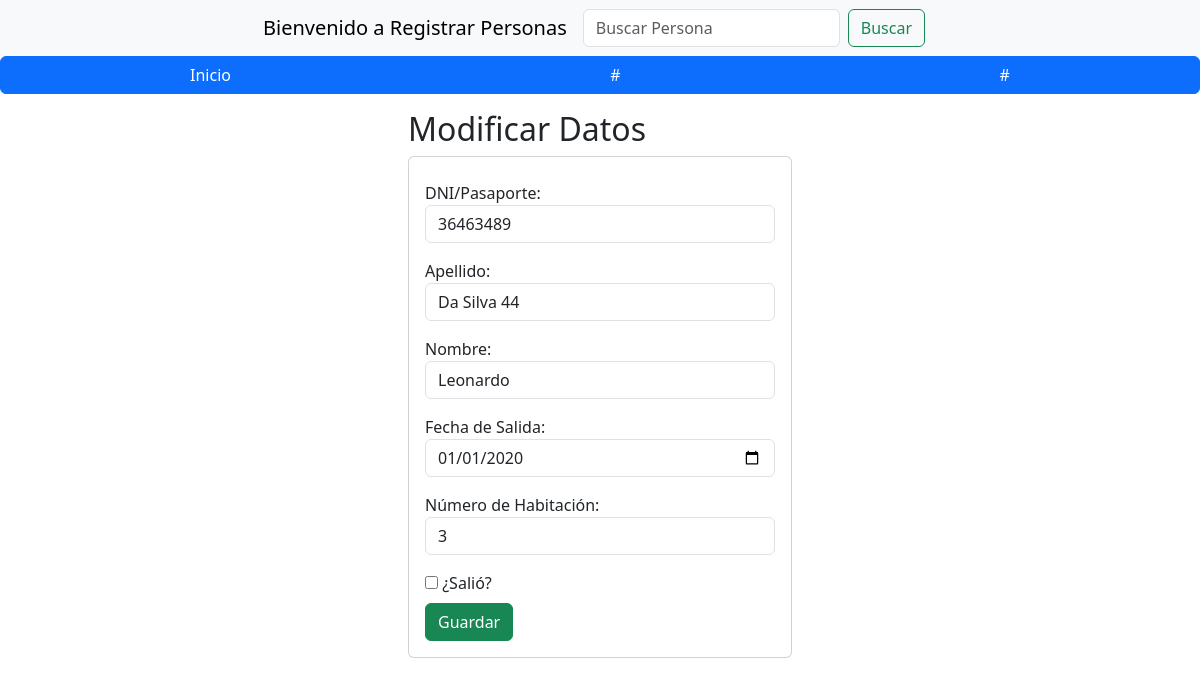
Before: /edicionPersona/36463489 with the older database file.
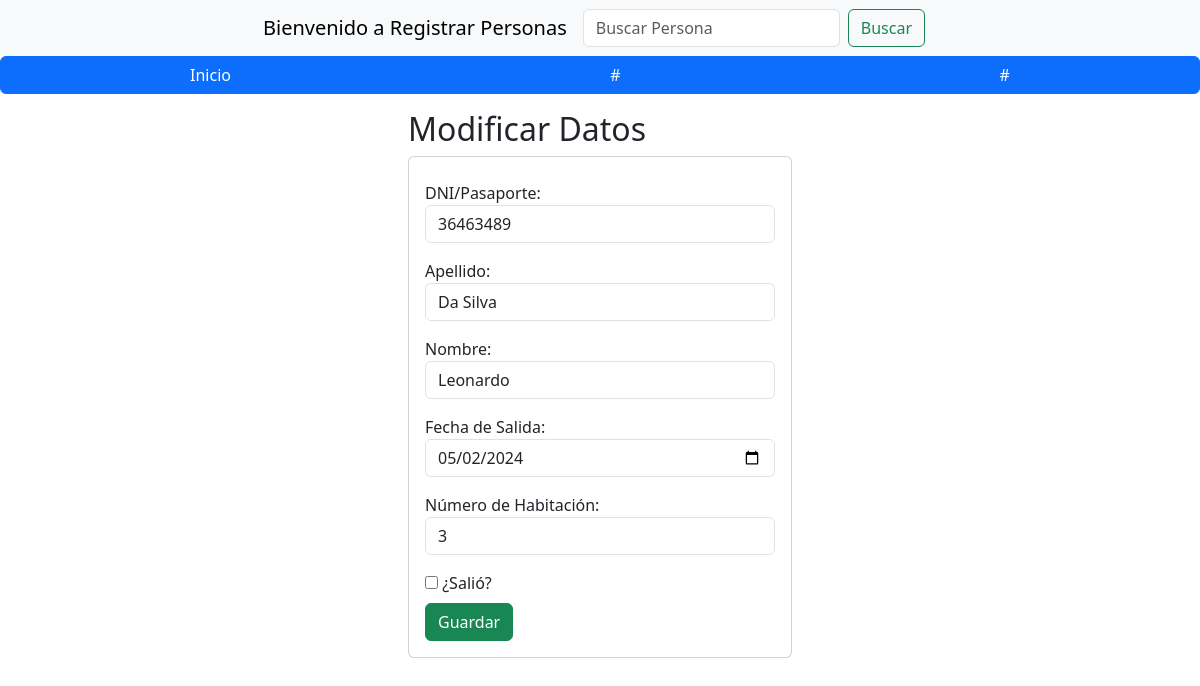
After: the same page with the newer database file.
### registrosABM/models.py (models this page shows, shortened)
class Persona(models.Model):
    nombre = models.CharField(max_length=50)
    apellido = models.CharField(max_length=8)
    dni_pasaporte = models.CharField(max_length=20)
    fecha_entrada = models.DateField(null=True, blank=True)
    fecha_salida = models.DateField(null=True, blank=True)
    numero_habitacion = models.PositiveIntegerField(null=True, blank=True)

### registrosABM/views.py (the view)
# urls.py: path('edicionPersona/<dni_pasaporte>', views.edicionPersona),
def edicionPersona(request, dni_pasaporte):
    persona=Persona.objects.get(dni_pasaporte=dni_pasaporte)
    return render(request, "edicionPersona.html", {"persona": persona})

### registrosABM/templates/edicionPersona.html (shortened to what this page needs)
{% extends "./base.html" %}
{% block body %}
<div class="row">
    <div class="col-md-4 offset-md-4">
        <h2>Modificar Datos</h2>
        <div class="card">
            <div class="card-body">
                <form action="/editarPersona/" method="POST" id="editarPersonaForm">
                    <div class="form-group py-2">
                        <label for="dni">DNI/Pasaporte:</label>
                        <input type="text" id="dni_pasaporte" name="dni_pasaporte" value="{{ persona.dni_pasaporte }}" class="form-control" placeholder="DNI/Pasaporte" minlength="7" maxlength="8" required readonly>
                    </div>
                    <div class="form-group py-2">
                        <label for="apellido">Apellido:</label>
                        <input type="text" id="apellido" name="apellido" value="{{ persona.apellido }}" class="form-control" placeholder="Apellido" maxlength="50" required>
                    </div>
                    <div class="form-group py-2">
                        <label for="nombre">Nombre:</label>
                        <input type="text" id="nombre" name="nombre" value="{{ persona.nombre }}" class="form-control" placeholder="Nombre" maxlength="50" required>
                    </div>
                    <div class="form-group py-2">
                        <label for="fecha_salida">Fecha de Salida:</label>
                        <input type="date" id="fecha_salida" name="fecha_salida" value="{{ persona.fecha_salida|date:'Y-m-d' }}" class="form-control" required>
                    </div>
                    <div class="form-group py-2">
                        <label for="numero_habitacion">Número de Habitación:</label>
                        <input type="number" id="numero_habitacion" name="numero_habitacion" value="{{ persona.numero_habitacion }}" class="form-control" required>
                    </div>
                    <div class="form-group py-2">
                        <label>
                            <input type="checkbox" id="salio" name="salio" {% if persona.salio %}checked{% endif %}> ¿Salió?
                        </label>
                    </div>
                    <button type="submit" class="btn btn-success">Guardar</button>
                </form>
            </div>
        </div>
    </div>
</div>
{% endblock %}

Changed rows visible on the page:
changed Persona "Leonardo": apellido "Da Silva 44" → "Da Silva"; fecha_salida "01/01/2020" → "05/02/2024"
